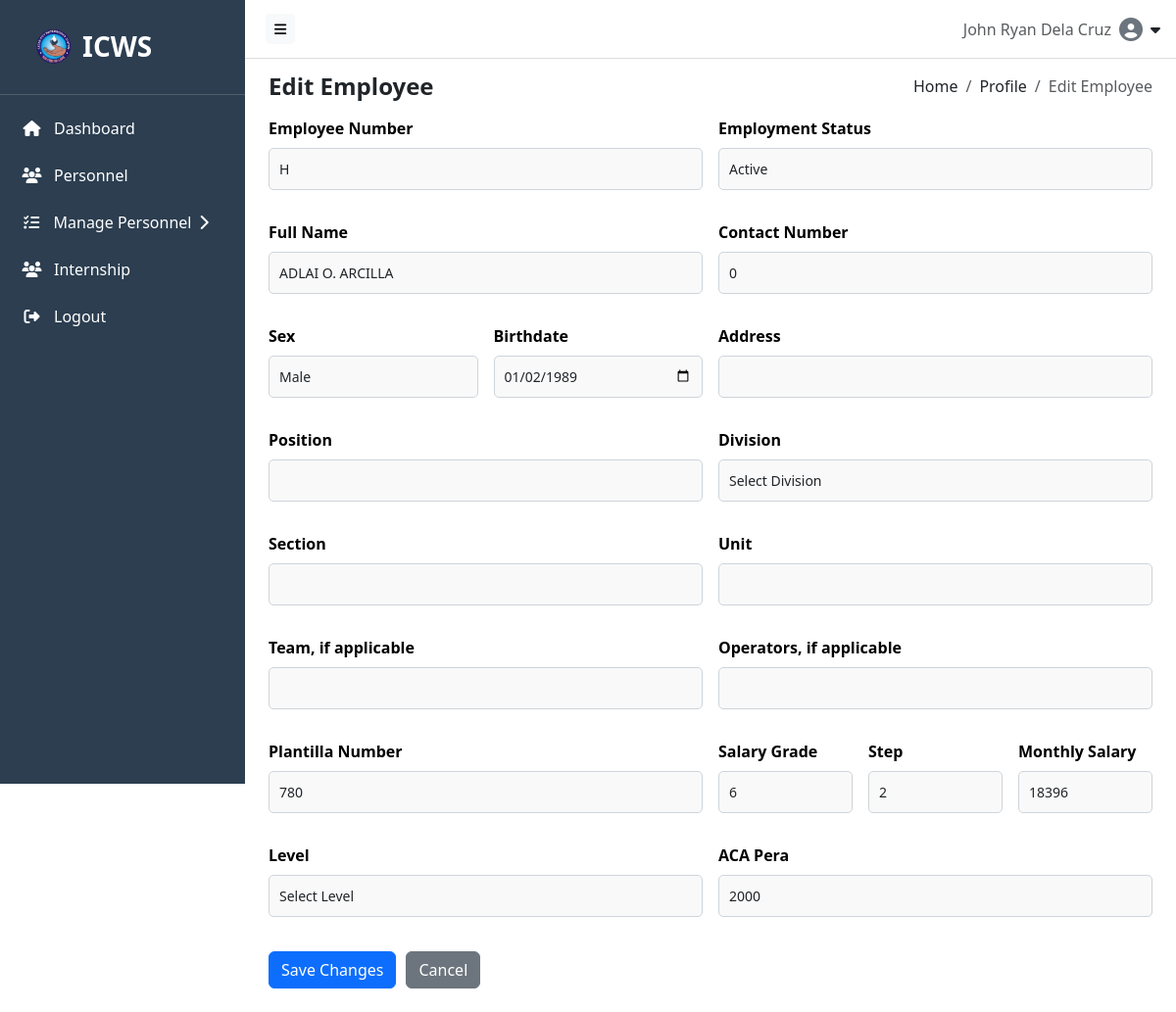
Page /src/components/edit_regular.php?Emp_No=H (signed in) on the committed database.
### tables this page shows
CREATE TABLE `reg_emp` (
  `regEmp_id` int(5) NOT NULL,
  `personnel_id` int(5) DEFAULT NULL,
  `salary_id` int(5) DEFAULT NULL,
  `plantillaNo` int(5) DEFAULT NULL,
  `acaPera` float(10,2) DEFAULT NULL,
  `createdAt` timestamp NOT NULL DEFAULT current_timestamp(),
  `updatedAt` timestamp NOT NULL DEFAULT current_timestamp() ON UPDATE current_timestamp()
);

CREATE TABLE `personnel` (
  `personnel_id` int(5) NOT NULL,
  `Emp_No` varchar(100) NOT NULL,
  `emp_type` enum('Regular','Job Order','Contract') NOT NULL,
  `emp_status` enum('Active','Inactive') NOT NULL,
  `full_name` varchar(255) DEFAULT NULL,
  `position` varchar(255) DEFAULT NULL,
  `unit` varchar(100) NOT NULL,
  `section` varchar(100) NOT NULL,
  `team` varchar(255) NOT NULL,
  `operator` varchar(255) NOT NULL,
  `division` varchar(255) DEFAULT NULL,
  `contact_number` bigint(11) DEFAULT NULL,
  `sex` enum('Male','Female') DEFAULT NULL,
  `birthdate` date DEFAULT NULL,
  `address` varchar(255) DEFAULT NULL,
  `profile_picture` varchar(255) NOT NULL,
  `createdAt` timestamp NOT NULL DEFAULT current_timestamp() ON UPDATE current_timestamp(),
  `updatedAt` timestamp NOT NULL DEFAULT current_timestamp() ON UPDATE current_timestamp()
);

CREATE TABLE `salary` (
  `salary_id` int(5) NOT NULL,
  `personnel_id` int(5) DEFAULT NULL,
  `salaryGrade` bigint(20) DEFAULT NULL,
  `step` bigint(10) DEFAULT NULL,
  `level` varchar(255) DEFAULT NULL,
  `monthlySalary` float(10,2) NOT NULL,
  `createdAt` timestamp NOT NULL DEFAULT current_timestamp() ON UPDATE current_timestamp(),
  `updatedAt` timestamp NOT NULL DEFAULT current_timestamp() ON UPDATE current_timestamp()
);

### src/components/edit_regular.php (the view, shortened to what this page needs)
<?php
include_once __DIR__ . '/../../backend/db.php';
$emp_no = $_GET['Emp_No'] ?? null;
$query = $conn->prepare("
    SELECT
        p.personnel_id, p.Emp_No, p.full_name, p.sex, p.birthdate, p.position, p.section, p.unit, p.team, p.operator, p.division, p.emp_status, p.contact_number, p.address, p.emp_status,
        r.plantillaNo, r.acaPera, r.salary_id,
        s.salaryGrade, s.step, s.monthlySalary, s.level
        FROM personnel p
    LEFT JOIN reg_emp r ON p.personnel_id = r.personnel_id
    LEFT JOIN salary s ON r.salary_id = s.salary_id
    WHERE p.Emp_No = ?
");
$query->bind_param("s", $emp_no);
if (!$query->execute()) {
    die("<div class='alert alert-danger'>Query execution failed: {$query->error}</div>");
}
$result = $query->get_result();
$employee = $result->fetch_assoc();
?>
<!DOCTYPE html>
<html lang="en">
<head>
    <link rel="stylesheet" href="https://cdn.jsdelivr.net/npm/bootstrap@5.3.0/dist/css/bootstrap.min.css">
    <link rel="stylesheet" href="https://cdnjs.cloudflare.com/ajax/libs/font-awesome/6.4.0/css/all.min.css">
</head>
<body>
<?php include __DIR__ . '/../hero/navbar.php'; ?>
<?php include __DIR__ . '/../hero/sidebar.php'; ?>
<div class="content" id="content">
    <div class="d-flex justify-content-between align-items-center flex-wrap mb-3">
        <h4 class="mb-0" style="font-weight: bold;">Edit Employee</h4>
        <nav aria-label="breadcrumb">
            <ol class="breadcrumb mb-0">
                <li class="breadcrumb-item"><a class="breadcrumb-link" href="http://localhost/ICWS-Personnel-Profiling/src/hero/home.php">Home</a></li>
                <li class="breadcrumb-item"><a class="breadcrumb-link" href="http://localhost/ICWS-Personnel-Profiling/src/components/profile.php?Emp_No=<?php echo htmlspecialchars($emp_no); ?>">Profile</a></li>
                <li class="breadcrumb-item active" aria-current="page">Edit Employee</li>
            </ol>
        </nav>
    </div>
    <form method="POST">
        <div class="row g-3">
            <div class="col-md-6">
                <label for="Emp_No" class="form-label">Employee Number</label>
                <input type="text" class="form-control" id="Emp_No" name="Emp_No" value="<?php echo htmlspecialchars($employee['Emp_No']); ?>" required>
            </div>
            <div class="col-md-6">
                <label for="emp_status" class="form-label">Employment Status</label>
                <select class="form-control" id="emp_status" name="emp_status" required>
                    <option value="Active" <?php echo ($employee['emp_status'] === 'Active') ? 'selected' : ''; ?>>Active</option>
                </select>
            </div>
            <div class="col-md-6">
                <label for="full_name" class="form-label">Full Name</label>
                <input type="text" class="form-control" id="full_name" name="full_name" value="<?php echo htmlspecialchars($employee['full_name']); ?>" required>
            </div>
            <div class="col-md-6">
                <label for="contact_number" class="form-label">Contact Number</label>
                <input type="text" class="form-control" id="contact_number" name="contact_number" value="<?php echo htmlspecialchars($employee['contact_number']); ?>" maxlength="10">
            </div>
            <div class="col-md-3">
                <label for="sex" class="form-label">Sex</label>
                <select class="form-control" id="sex" name="sex" required>
                    <option value="Male" <?php echo ($employee['sex'] === 'Male') ? 'selected' : ''; ?>>Male</option>
                </select>
            </div>
            <div class="col-md-3">
                <label for="birthdate" class="form-label">Birthdate</label>
                <input type="date" class="form-control" id="birthdate" name="birthdate" value="<?php echo htmlspecialchars($employee['birthdate']); ?>">
            </div>
            <div class="col-md-6">
                <label for="address" class="form-label">Address</label>
                <input type="text" class="form-control" id="address" name="address" value="<?php echo htmlspecialchars($employee['address']); ?>">
            </div>
            <div class="col-md-6">
            <label for="position" class="form-label">Position</label>
              <input type="text" class="form-control" id="position" name="position" value="<?php echo htmlspecialchars($employee['position']); ?>">
            </div>
            <div class="col-md-6">
            <label for="division" class="form-label">Division</label>
              <select class="form-control" id="division" name="division" required>
              <option value="">Select Division</option>
              </select>
            </div>
            <div class="col-md-6">
                <label for="section" class="form-label">Section</label>
                <input type="text" class="form-control" id="section" name="section" value="<?php echo htmlspecialchars($employee['section']); ?>">
            </div>
            <div class="col-md-6">
                <label for="unit" class="form-label">Unit</label>
                <input type="text" class="form-control" id="unit" name="unit" value="<?php echo htmlspecialchars($employee['unit']); ?>">
            </div>
            <div class="col-md-6">
                <label for="team" class="form-label">Team, if applicable</label>
                <input type="text" class="form-control" id="team" name="team" value="<?php echo htmlspecialchars($employee['team']); ?>">
            </div>
            <div class="col-md-6">
                <label for="operations" class="form-label">Operators, if applicable</label>
                <input type="text" class="form-control" id="operations" name="operations" value="<?php echo htmlspecialchars($employee['operator']); ?>">
            </div>
            <div class="col-md-6">
                <label for="plantillaNo" class="form-label">Plantilla Number</label>
                <input type="text" class="form-control" id="plantillaNo" name="plantillaNo" value="<?php echo htmlspecialchars($employee['plantillaNo']); ?>0" required>
            </div>
            <div class="col-md-2">
                <label for="salaryGrade" class="form-label">Salary Grade</label>
                <input type="text" class="form-control" id="salaryGrade" name="salaryGrade" value="<?php echo htmlspecialchars($employee['salaryGrade']); ?>">
            </div>
            <div class="col-md-2">
                <label for="step" class="form-label">Step</label>
                <input type="text" class="form-control" id="step" name="step" value="<?php echo htmlspecialchars($employee['step']); ?>">
            </div>
            <div class="col-md-2">
                <label for="monthlySalary" class="form-label">Monthly Salary</label>
                <input type="text" class="form-control" id="monthlySalary" name="monthlySalary" value="<?php echo htmlspecialchars($employee['monthlySalary']); ?>">
            </div>
            <div class="col-md-6">
                <label for="level" class="form-label">Level</label>
                <select class="form-control" id="level" name="level" >
                    <option value="">Select Level</option>
                </select>
            </div>
            <div class="col-md-6">
                <label for="aca_pera" class="form-label">ACA Pera</label>
                <input type="text" class="form-control" id="aca_pera" name="aca_pera" value="<?php echo htmlspecialchars($employee['acaPera']); ?>">
            </div>
        </div>
        <div class="form-action-buttons">
            <button type="submit" class="btn btn-primary">Save Changes</button>
            <a href="javascript:history.back()" class="btn btn-secondary">Cancel</a>
        </div>
    </form>
</div>
</body>
</html>

### src/components/edit_regular.php (style rules this page uses)
input.form-control, select.form-control { border: 1px solid #ced4da; border-radius: 5px; padding: 10px; font-size: 14px; background-color: #f9f9f9; }
label.form-label { font-weight: bold; color: #000; }
.form-action-buttons { display: flex; gap: 10px; margin-top: 20px; justify-content: flex-start; }
.row.g-3 > .col-md-6, .row.g-3 > .col-md-3 { margin-bottom: 15px; }
.breadcrumb-link { color: inherit; text-decoration: none; transition: color 0.2s ease; }

### src/hero/navbar.php (style rules this page uses)
#content { margin-left: 250px; transition: margin-left 0.3s ease; padding: 1.5rem; margin-top: 50px }

### rows in the picture
reg_emp: Emp_No "H", full_name "ADLAI O. ARCILLA", contact_number "0", birthdate "01/02/1989", plantillaNo "780", salaryGrade "6", step "2", monthlySalary "18396", aca_pera "2000"
personnel: emp_status "Active", sex "Male"

### other values in the picture
$fullName "John Ryan Dela Cruz"
